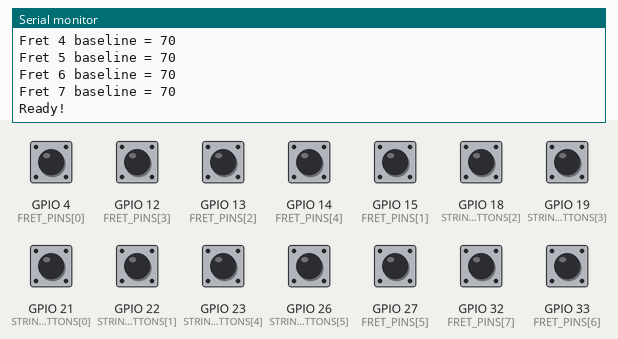
Simulated run of this sketch. Board: ESP32. On the bench: the last lines printed to the serial monitor. Inputs (shaded band) come from the test bench; at power-on: GPIO 4 (FRET_PINS[0]), GPIO 12 (FRET_PINS[3]), GPIO 13 (FRET_PINS[2]), GPIO 14 (FRET_PINS[4]), GPIO 15 (FRET_PINS[1]), GPIO 18 (STRING_BUTTONS[2]), GPIO 19 (STRING_BUTTONS[3]), GPIO 21 (STRING_BUTTONS[0]), GPIO 22 (STRING_BUTTONS[1]), GPIO 23 (STRING_BUTTONS[4]), GPIO 26 (STRING_BUTTONS[5]), GPIO 27 (FRET_PINS[5]), GPIO 32 (FRET_PINS[7]), GPIO 33 (FRET_PINS[6]) HIGH.

Above: at 3.8 s.
3.9 s: GPIO 4 (FRET_PINS[0]) pulled LOW for 0.15 s
At 4.8 s:
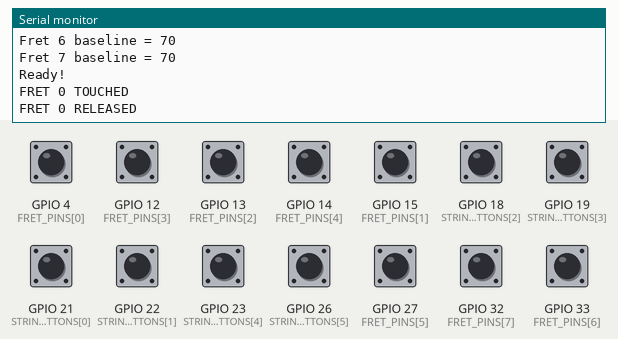
5.5 s: GPIO 18 (STRING_BUTTONS[2]) pulled LOW for 0.15 s
At 6.8 s:
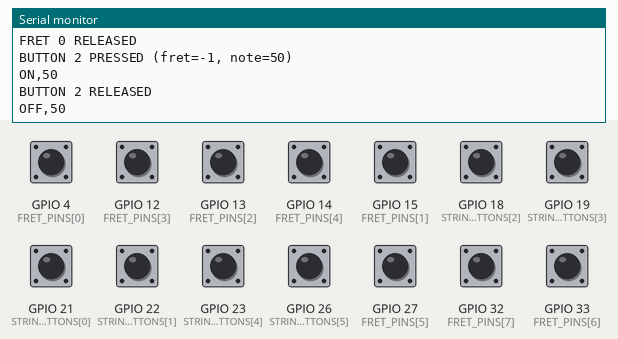
7.1 s: GPIO 12 (FRET_PINS[3]) pulled LOW for 0.15 s
At 7.24 s:
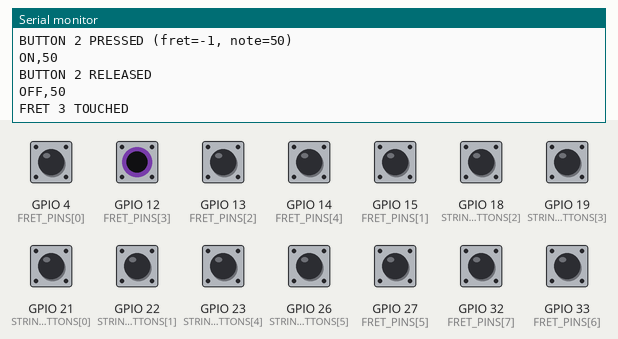
8.7 s: GPIO 13 (FRET_PINS[2]) pulled LOW for 0.15 s
At 9.7 s:
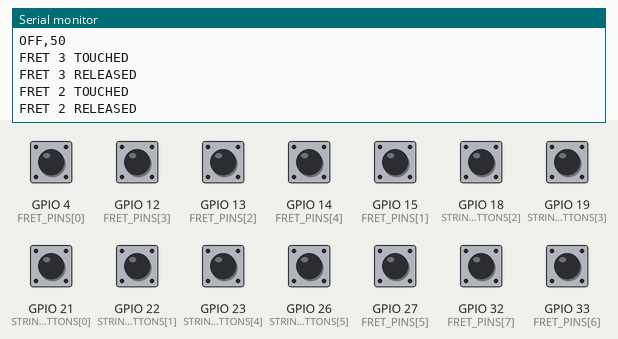
10.3 s: GPIO 14 (FRET_PINS[4]) pulled LOW for 0.15 s
At 10.8 s:
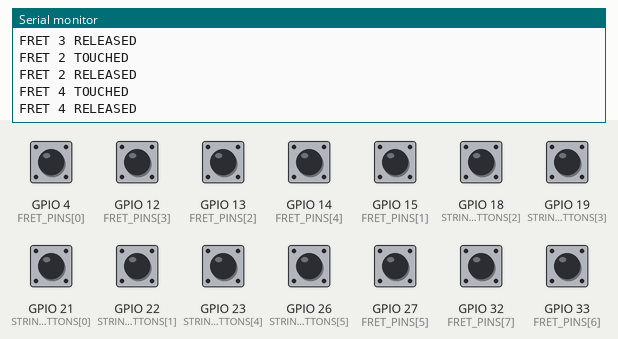
11.9 s: GPIO 15 (FRET_PINS[1]) pulled LOW for 0.15 s
At 13.1 s:
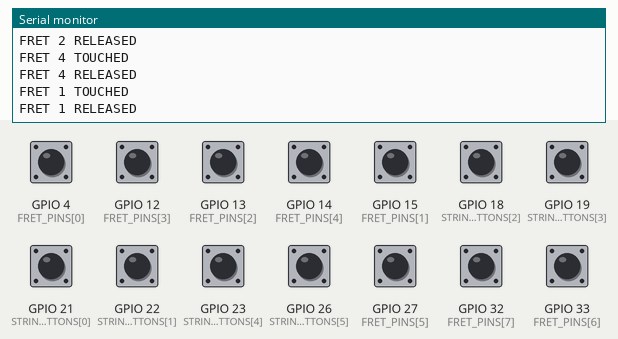
Timing chart, 0 to 14.5 s (numbered marks = the images above; inputs shaded):
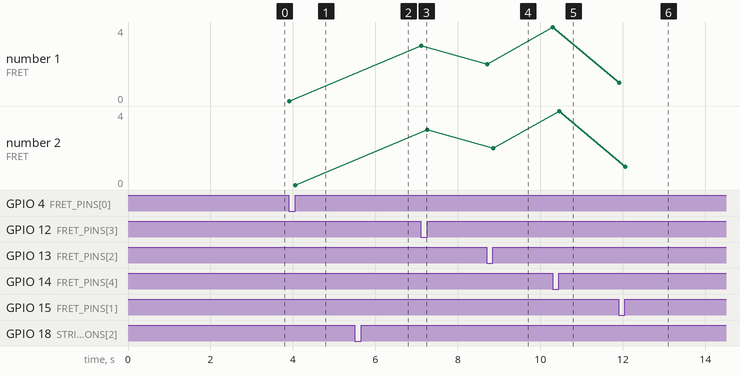

Measured:
- after the input at 3.9 s, the serial monitor: prints a new line at once (image 1)
- after the input at 5.5 s, the serial monitor: prints a new line at once (image 2)
- after the input at 7.1 s, the serial monitor: prints a new line at once (image 3)
- after the input at 8.7 s, the serial monitor: prints a new line at once (image 4)
- after the input at 10.3 s, the serial monitor: prints a new line at once (image 5)
- after the input at 11.9 s, the serial monitor: prints a new line at once (image 6)
- plotted number 1: 0 → 3 after the input at 7.1 s, 3 → 2 after the input at 8.7 s, 2 → 4 after the input at 10.3 s, 4 → 1 after the input at 11.9 s
- plotted number 2: 0 → 3 after the input at 7.1 s, 3 → 2 after the input at 8.7 s, 2 → 4 after the input at 10.3 s, 4 → 1 after the input at 11.9 s

The sketch:

TouchSensingChords.ino
```cpp
#include <Arduino.h>

// 8 fret pads using ESP32 built-in capacitive touch.
// These are the GPIO numbers behind the T0, T3-T9 pads on the makerboard.
const int FRET_PINS[8] = {
  4,   // Fret 1 (T0)
  15,  // Fret 2 (T3)
  13,  // Fret 3 (T4)
  12,  // Fret 4 (T5)
  14,  // Fret 5 (T6)
  27,  // Fret 6 (T7)
  33,  // Fret 7 (T8)
  32   // Fret 8 (T9)
};

// 6 string buttons on non-touch pins
const int STRING_BUTTONS[6] = {
  21, // String 0 (low E)  - SDA
  22, // String 1 (A)      - SCL
  18, // String 2 (D)      - SCK
  19, // String 3 (G)      - MISO
  23, // String 4 (B)      - MOSI
  26  // String 5 (high E) - A19
};

// Standard guitar tuning (low to high)
const int STRING_NOTES[6] = {
  40, // String 0 (low E)  = E2
  45, // String 1 (A)      = A2
  50, // String 2 (D)      = D3
  55, // String 3 (G)      = G3
  59, // String 4 (B)      = B3
  64  // String 5 (high E) = E4
};

// Auto-calibrated baseline value for each fret (measured at startup).
// A fret is considered touched when its reading drops noticeably below baseline.
int fretBaseline[8];

// How much below baseline counts as a touch (0.6 = touched if reading < 60% of baseline)
#define TOUCH_RATIO 0.6

// Track each button's pressed state and which note each string is currently playing
bool buttonPressed[6] = {false, false, false, false, false, false};
int playingNote[6] = {-1, -1, -1, -1, -1, -1};

// Track fret state so we can print only on changes
bool fretTouched[8] = {false, false, false, false, false, false, false, false};

void setup() {
  Serial.begin(115200);
  while (!Serial) { delay(10); }

  Serial.println("\n--- Starting MakerGuitar ---");

  // Set up button pins as inputs with internal pull-up resistors.
  for (int i = 0; i < 6; i++) {
    pinMode(STRING_BUTTONS[i], INPUT_PULLUP);
  }

  // Calibrate each fret's baseline by averaging 20 readings.
  // Make sure no fingers are on the pads during this!
  Serial.println("Calibrating frets... DON'T touch the pads!");
  delay(1000);
  for (int i = 0; i < 8; i++) {
    long sum = 0;
    for (int j = 0; j < 20; j++) {
      sum += touchRead(FRET_PINS[i]);
      delay(10);
    }
    fretBaseline[i] = sum / 20;
    Serial.print("Fret ");
    Serial.print(i);
    Serial.print(" baseline = ");
    Serial.println(fretBaseline[i]);
  }
  Serial.println("Ready!");
}

// Returns true if fret i is currently being touched
bool isFretTouched(int i) {
  return touchRead(FRET_PINS[i]) < fretBaseline[i] * TOUCH_RATIO;
}

// Find the highest fret pad currently touched (closest to guitar body)
// Returns the fret number (0-7), or -1 if no fret is held
int getCurrentFret() {
  for (int i = 7; i >= 0; i--) {
    if (isFretTouched(i)) {
      return i;
    }
  }
  return -1;
}

void loop() {
  // Track each fret individually and print when state changes
  for (int i = 0; i < 8; i++) {
    bool nowTouched = isFretTouched(i);
    if (nowTouched && !fretTouched[i]) {
      Serial.print("FRET ");
      Serial.print(i);
      Serial.println(" TOUCHED");
      fretTouched[i] = true;
    } else if (!nowTouched && fretTouched[i]) {
      Serial.print("FRET ");
      Serial.print(i);
      Serial.println(" RELEASED");
      fretTouched[i] = false;
    }
  }

  // Check each button (string) for press/release events
  for (int s = 0; s < 6; s++) {
    // INPUT_PULLUP means LOW = pressed, HIGH = released
    bool currentlyPressed = (digitalRead(STRING_BUTTONS[s]) == LOW);

    if (currentlyPressed && !buttonPressed[s]) {
      // Button just pressed -- figure out what note this string should play.
      // No fret held = open string (just the base note).
      // Fret held    = base note + (fret position + 1) semitones.
      int fret = getCurrentFret();
      int note = STRING_NOTES[s] + (fret >= 0 ? fret + 1 : 0);

      Serial.print("BUTTON ");
      Serial.print(s);
      Serial.print(" PRESSED (fret=");
      Serial.print(fret);
      Serial.print(", note=");
      Serial.print(note);
      Serial.println(")");

      Serial.print("ON,");
      Serial.println(note);

      playingNote[s] = note;
      buttonPressed[s] = true;
    }
    else if (!currentlyPressed && buttonPressed[s]) {
      if (playingNote[s] != -1) {
        Serial.print("BUTTON ");
        Serial.print(s);
        Serial.println(" RELEASED");

        Serial.print("OFF,");
        Serial.println(playingNote[s]);
        playingNote[s] = -1;
      }
      buttonPressed[s] = false;
    }
  }

  delay(10); // Small delay for stability and rough button debouncing
}
```
